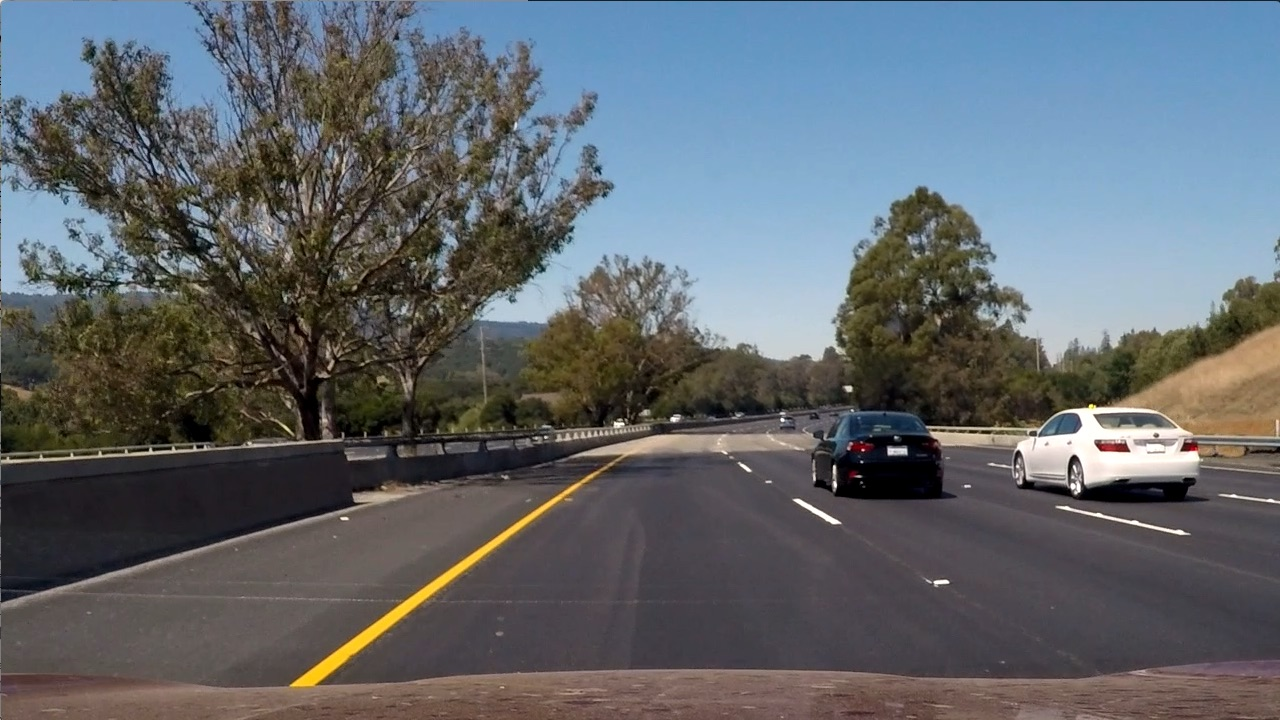
#> input picture test_images/test6.jpg, 1280 x 720 px
$ jupyter execute --allow-errors scratch_pad.ipynb   (shell and % lines are left out)   (older library calls are emulated)
#> lines starting #> are read from the running program, lines starting #| are printed output that depends on the picture; after the words box and inside, x2 and y2 are one past the last pixel; in counts of white or black regions, pixels touching at a corner belong together
### vd_functions.py
import matplotlib.image as mpimg
import numpy as np
import cv2
from skimage.feature import hog
# Define a function to return HOG features and visualization
# [36 lines left out: functions get_hog_features, bin_spatial, color_hist, not called in this run]

# Define a function to extract features from a list of images
# Have this function call bin_spatial() and color_hist()
def extract_features(imgs, color_space='RGB', spatial_size=(32, 32),
                        hist_bins=32, orient=9,
                        pix_per_cell=8, cell_per_block=2, hog_channel=0,
                        spatial_feat=True, hist_feat=True, hog_feat=True):
    # Create a list to append feature vectors to
    features = []
    # Iterate through the list of images
    for file in imgs:
        file_features = []
        # Read in each one by one
        image = mpimg.imread(file)
        # apply color conversion if other than 'RGB'
        if color_space != 'RGB':
            if color_space == 'HSV':
                feature_image = cv2.cvtColor(image, cv2.COLOR_RGB2HSV)
            elif color_space == 'LUV':
                feature_image = cv2.cvtColor(image, cv2.COLOR_RGB2LUV)
            elif color_space == 'HLS':
                feature_image = cv2.cvtColor(image, cv2.COLOR_RGB2HLS)
            elif color_space == 'YUV':
                feature_image = cv2.cvtColor(image, cv2.COLOR_RGB2YUV)
            elif color_space == 'YCrCb':
                feature_image = cv2.cvtColor(image, cv2.COLOR_RGB2YCrCb)
        else: feature_image = np.copy(image)

        if spatial_feat == True:
            spatial_features = bin_spatial(feature_image, size=spatial_size)
            file_features.append(spatial_features)
        if hist_feat == True:
            # Apply color_hist()
            hist_features = color_hist(feature_image, nbins=hist_bins)
            file_features.append(hist_features)
        if hog_feat == True:
        # Call get_hog_features() with vis=False, feature_vec=True
            if hog_channel == 'ALL':
                hog_features = []
                for channel in range(feature_image.shape[2]):
                    hog_features.append(get_hog_features(feature_image[:,:,channel],
                                        orient, pix_per_cell, cell_per_block,
                                        vis=False, feature_vec=True))
                hog_features = np.ravel(hog_features)
            else:
                hog_features = get_hog_features(feature_image[:,:,hog_channel], orient,
                            pix_per_cell, cell_per_block, vis=False, feature_vec=True)
            # Append the new feature vector to the features list
            file_features.append(hog_features)
        features.append(np.concatenate(file_features))
    # Return list of feature vectors
    return features

# Define a function that takes an image,
# start and stop positions in both x and y,
# window size (x and y dimensions),
# and overlap fraction (for both x and y)
def slide_window(img, x_start_stop=[None, None], y_start_stop=[None, None],
                    xy_window=(64, 64), xy_overlap=(0.5, 0.5)):
    # If x and/or y start/stop positions not defined, set to image size
    if x_start_stop[0] == None:
        x_start_stop[0] = 0
    if x_start_stop[1] == None:
        x_start_stop[1] = img.shape[1]
    if y_start_stop[0] == None:
        y_start_stop[0] = 0
    if y_start_stop[1] == None:
        y_start_stop[1] = img.shape[0]
    # Compute the span of the region to be searched
    xspan = x_start_stop[1] - x_start_stop[0]
    yspan = y_start_stop[1] - y_start_stop[0]
    # Compute the number of pixels per step in x/y
    nx_pix_per_step = np.int(xy_window[0]*(1 - xy_overlap[0]))
    ny_pix_per_step = np.int(xy_window[1]*(1 - xy_overlap[1]))
    # Compute the number of windows in x/y
    nx_windows = np.int(xspan/nx_pix_per_step) - 1
    ny_windows = np.int(yspan/ny_pix_per_step) - 1
    # Initialize a list to append window positions to
    window_list = []
    # Loop through finding x and y window positions
    # Note: you could vectorize this step, but in practice
    # you'll be considering windows one by one with your
    # classifier, so looping makes sense
    for ys in range(ny_windows):
        for xs in range(nx_windows):
            # Calculate window position
            startx = xs*nx_pix_per_step + x_start_stop[0]
            endx = startx + xy_window[0]
            starty = ys*ny_pix_per_step + y_start_stop[0]
            endy = starty + xy_window[1]

            # Append window position to list
            window_list.append(((startx, starty), (endx, endy)))
    # Return the list of windows
    return window_list

# Define a function to draw bounding boxes
def draw_boxes(img, bboxes, color=(0, 0, 255), thick=6):
    # Make a copy of the image
    imcopy = np.copy(img)
    # Iterate through the bounding boxes
    for bbox in bboxes:
        # Draw a rectangle given bbox coordinates
        cv2.rectangle(imcopy, bbox[0], bbox[1], color, thick)
    # Return the image copy with boxes drawn
    return imcopy

# Define a function to extract features from a single image window
# This function is very similar to extract_features()
# just for a single image rather than list of images
# [135 lines left out: functions single_img_features, search_windows, draw_hot_windows, add_heat, draw_labeled_bboxes, not called in this run]

### scratch_pad.ipynb
[cell 1]
import matplotlib.image as mpimg
import matplotlib.pyplot as plt
import numpy as np
import cv2
import glob
import time
from sklearn.svm import LinearSVC
from sklearn.preprocessing import StandardScaler
from skimage.feature import hog
from skimage.io import imread
from vd_functions import *
from sklearn.model_selection import train_test_split

[cell 2]
# Read in cars and notcars
car_images = glob.glob('vehicles/*/*.png')
noncar_images = glob.glob('non-vehicles/*/*.png')

cars = []
for image in car_images:
    cars.append(image)

notcars = []
for image in noncar_images:
    notcars.append(image)

print("Number of car images:", len(cars), "  Number of non-car images:", len(notcars))

[cell 3]
# Function for plotting multiple images
def visualize(fig, rows, cols, imgs, titles):
    for i, img in enumerate(imgs):
        plt.subplot(rows, cols, i+1)
        plt.title(i+1)
        img_dims = len(img.shape)
        if img_dims < 3:
            plt.imshow(img, cmap='hot')
            plt.title(titles[i])
        else:
            plt.imshow(img)
            plt.title(titles[i])

#> (the rest of this cell did not finish here and is left out)

[cell 4]
# Visualize HOG for various channels

orient = 9  # HOG orientations
pix_per_cell = 8 # HOG pixels per cell
cell_per_block = 2 # HOG cells per block

hogY_images = []
hogCr_images = []
hogCb_images = []

#> (the rest of this cell did not finish here and is left out)

[cell 5]
color_space = 'YCrCb' # Can be RGB, HSV, LUV, HLS, YUV, YCrCb
hog_channel = "ALL" # Can be 0, 1, 2, or "ALL"
spatial_size = (16, 16) # Spatial binning dimensions
hist_bins = 16    # Number of histogram bins
spatial_feat = True # Spatial features on or off
hist_feat = True # Histogram features on or off
hog_feat = True # HOG features on or off
y_start_stop = [400, 656] # Min and max in y to search in slide_window()
#y_start_stop = [360, None] # Min and max in y to search in slide_window()

car_features = extract_features(cars, color_space=color_space,
                        spatial_size=spatial_size, hist_bins=hist_bins,
                        orient=orient, pix_per_cell=pix_per_cell,
                        cell_per_block=cell_per_block,
                        hog_channel=hog_channel, spatial_feat=spatial_feat,
                        hist_feat=hist_feat, hog_feat=hog_feat)
notcar_features = extract_features(notcars, color_space=color_space,
                        spatial_size=spatial_size, hist_bins=hist_bins,
                        orient=orient, pix_per_cell=pix_per_cell,
                        cell_per_block=cell_per_block,
                        hog_channel=hog_channel, spatial_feat=spatial_feat,
                        hist_feat=hist_feat, hog_feat=hog_feat)

X = np.vstack((car_features, notcar_features)).astype(np.float64)
# Fit a per-column scaler
#> (the rest of this cell did not finish here and is left out)

[cell 6]
image = imread('test_images/test6.jpg')
#> image is the input picture: shape (720, 1280, 3); mean R, G, B 97, 102.6, 107.9
image = image.astype(np.float32)/255
draw_image = np.copy(image)

windows = slide_window(image, x_start_stop=[None, None], y_start_stop=y_start_stop,
                    xy_window=(96,96), xy_overlap=(0.5, 0.5))
#> windows = 100 items

#> (the rest of this cell did not finish here and is left out)

[cell 7]
y_start_stop_1 = [400, 544]
windows_1 = slide_window(image, x_start_stop=[None, None], y_start_stop=y_start_stop_1,
                    xy_window=(96,96), xy_overlap=(0.5, 0.5))
#> windows_1 = 50 items
y_start_stop_2 = [528, 720]
windows_2 = slide_window(image, x_start_stop=[None, None], y_start_stop=y_start_stop_2,
                    xy_window=(128,128), xy_overlap=(0.5, 0.5))
#> windows_2 = 38 items

window_img_1 = draw_boxes(draw_image, windows_1, color=(0, 0, 1), thick=6)
#> the loop in draw_boxes, `for bbox in bboxes:` made 50 passes
#> bbox on passes 1 to 12: ((0, 400), (96, 496)), ((48, 400), (144, 496)), ((96, 400), (192, 496)), ((144, 400), (240, 496)), ((192, 400), (288, 496)), ((240, 400), (336, 496)), ((288, 400), (384, 496)), ((336, 400), (432, 496)), ((384, 400), (480, 496)), ((432, 400), (528, 496)), ((480, 400), (576, 496)), ((528, 400), (624, 496))
#> after the loop in draw_boxes, `for bbox in bboxes:`:
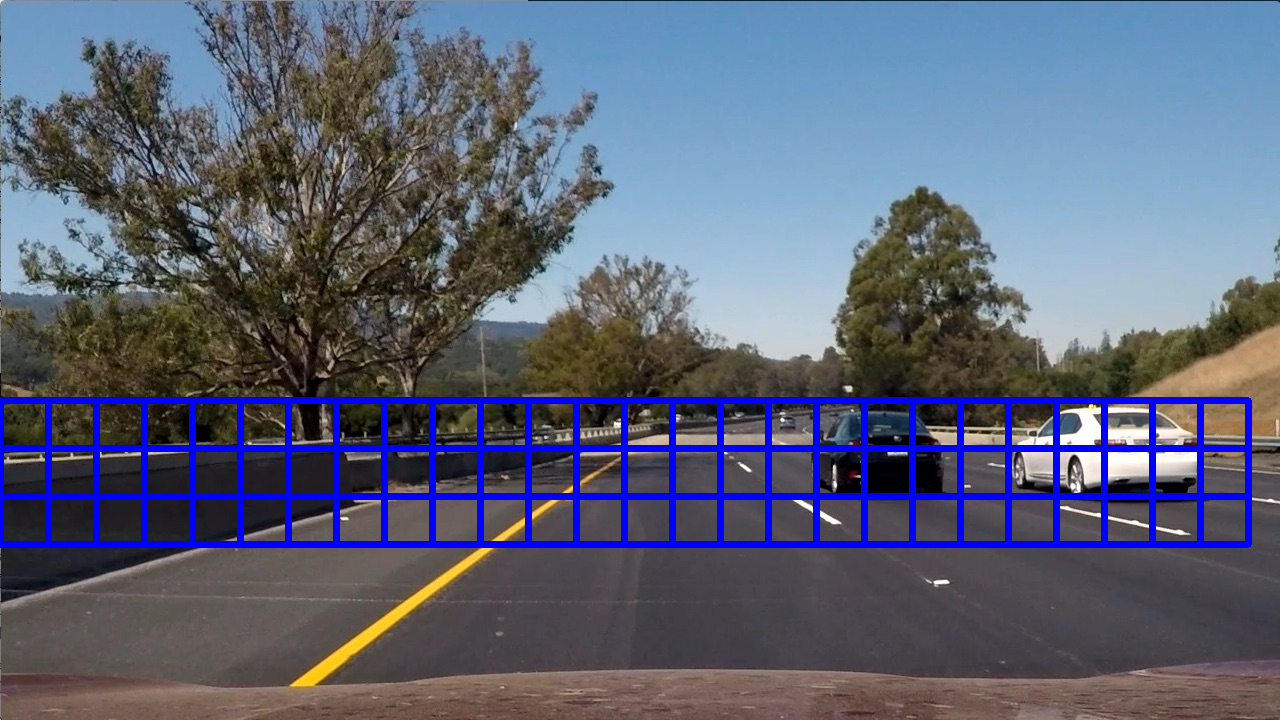
#> imcopy: shape (720, 1280, 3) float32; mean R, G, B 0.361, 0.385, 0.47
window_img_2 = draw_boxes(window_img_1, windows_2, color=(1, 0, 0), thick=6)
#> call 2 of draw_boxes, with color = (1, 0, 0), thick = 6
#> the loop in draw_boxes (call 2), `for bbox in bboxes:` made 38 passes
#> bbox on passes 1 to 12: ((0, 528), (128, 656)), ((64, 528), (192, 656)), ((128, 528), (256, 656)), ((192, 528), (320, 656)), ((256, 528), (384, 656)), ((320, 528), (448, 656)), ((384, 528), (512, 656)), ((448, 528), (576, 656)), ((512, 528), (640, 656)), ((576, 528), (704, 656)), ((640, 528), (768, 656)), ((704, 528), (832, 656))
#> after the loop in draw_boxes (call 2), `for bbox in bboxes:`:
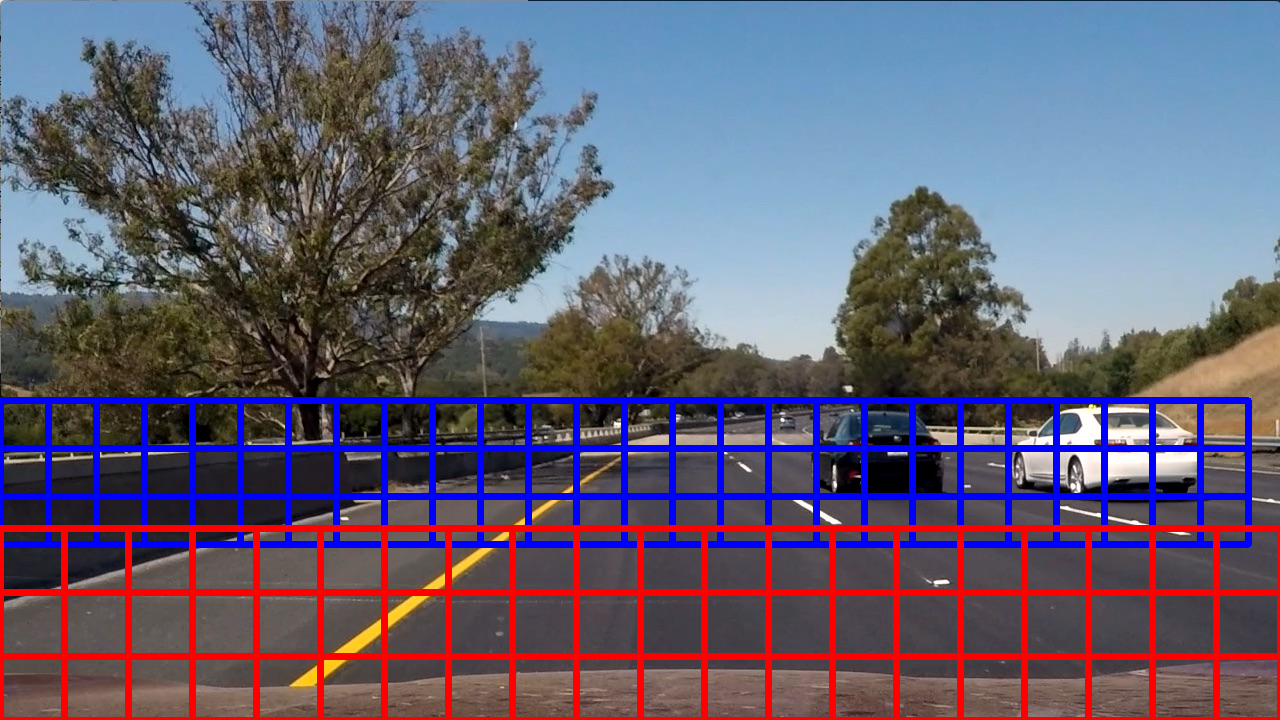
#> imcopy: shape (720, 1280, 3) float32; 5.93% of pixels changed, all inside (x1, y1, x2, y2) = (0, 525, 1280, 720)
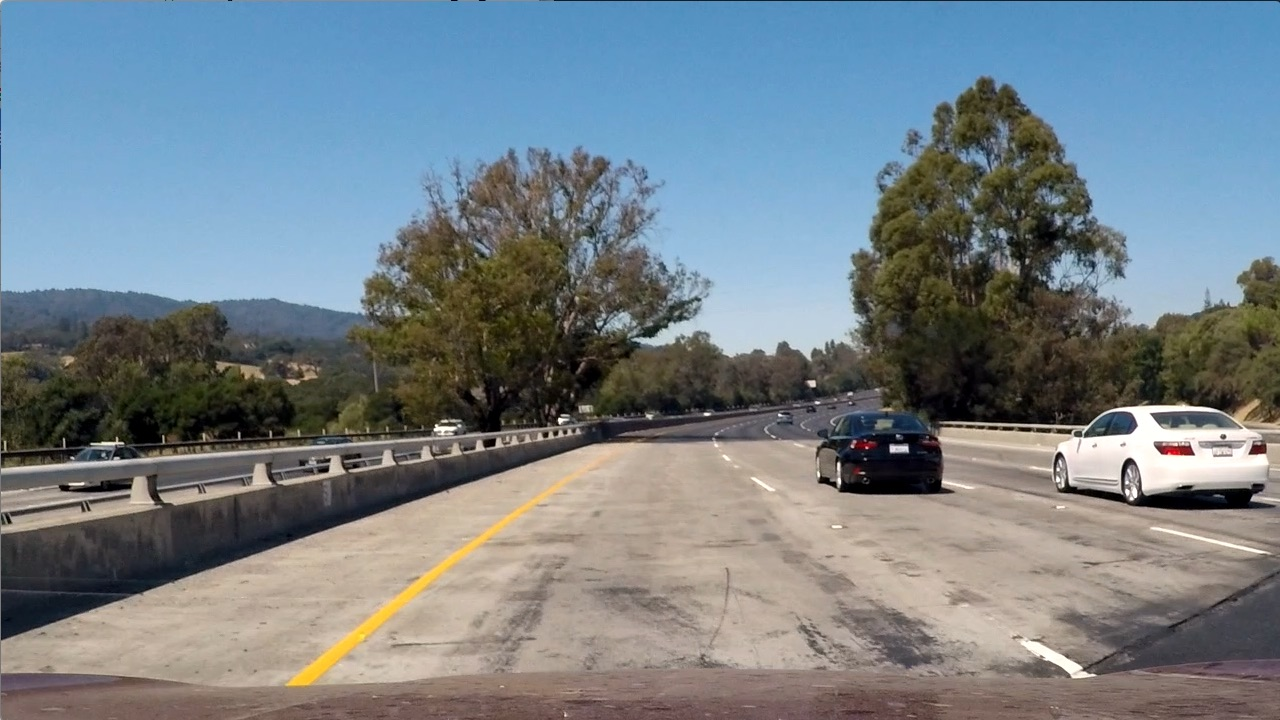
#> input picture test_images/test1.jpg, 1280 x 720 px
#> further down, image is the input picture: shape (720, 1280, 3); mean R, G, B 117.5, 128.7, 135.5

plt.imshow(window_img_2)

[cell 8]
def draw_hot_windows(image):
    image = image.astype(np.float32)/255
    draw_image = np.copy(image)

    y_start_stop_1 = [400, 544]
    #y_start_stop_1 = [384, 528]
    windows_1 = slide_window(image, x_start_stop=[None, None], y_start_stop=y_start_stop_1,
                        xy_window=(96,96), xy_overlap=(0.5, 0.5))
#> windows_1 = 50 items

    #y_start_stop_2 = [464, 656]
    y_start_stop_2 = [528, 720]
    windows_2 = slide_window(image, x_start_stop=[None, None], y_start_stop=y_start_stop_2,
                        xy_window=(128,128), xy_overlap=(0.5, 0.5))
#> windows_2 = 38 items

    hot_windows_1 = search_windows(image, windows_1, svc, X_scaler, color_space=color_space,
                        spatial_size=spatial_size, hist_bins=hist_bins,
                        orient=orient, pix_per_cell=pix_per_cell,
                        cell_per_block=cell_per_block,
                        hog_channel=hog_channel, spatial_feat=spatial_feat,
                        hist_feat=hist_feat, hog_feat=hog_feat)

    hot_windows_2 = search_windows(image, windows_2, svc, X_scaler, color_space=color_space,
                        spatial_size=spatial_size, hist_bins=hist_bins,
                        orient=orient, pix_per_cell=pix_per_cell,
                        cell_per_block=cell_per_block,
                        hog_channel=hog_channel, spatial_feat=spatial_feat,
                        hist_feat=hist_feat, hog_feat=hog_feat)

    hot_window_img_1 = draw_boxes(draw_image, hot_windows_1, color=(0, 0, 1), thick=6)
    hot_window_img = draw_boxes(hot_window_img_1, hot_windows_2, color=(1, 0, 0), thick=6)

    return hot_window_img

[cell 9]
test_images = glob.glob('test_images/*.jpg')
drawn_test_images = []
drawn_test_titles = []
#> (the rest of this cell did not finish here and is left out)
